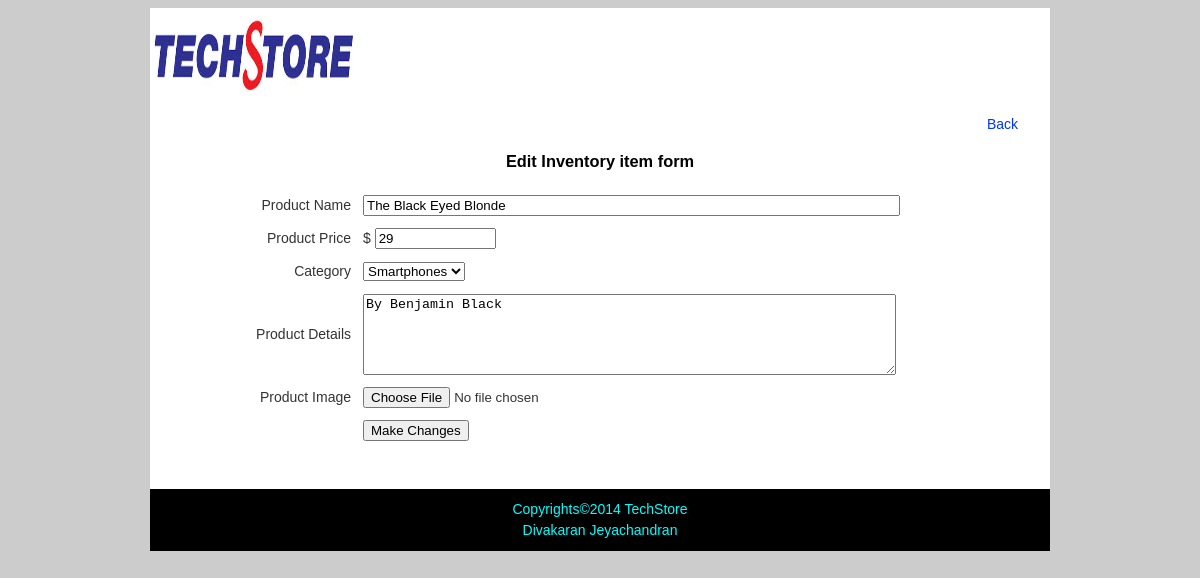
The app's page /storeAdmin/inventory_edit.php?pid=47 (signed in) with its own data.
### tables this page shows
CREATE TABLE IF NOT EXISTS `products` (
  `id` int(11) NOT NULL AUTO_INCREMENT,
  `product_name` varchar(255) NOT NULL,
  `price` varchar(16) NOT NULL,
  `details` text NOT NULL,
  `category` varchar(16) NOT NULL,
  `date_added` date NOT NULL,
  PRIMARY KEY (`id`),
  UNIQUE KEY `product_name` (`product_name`)
);

### storeAdmin/inventory_edit.php (the view, shortened to what this page needs)
<?php
if (isset($_GET['pid'])) {
	$targetID = $_GET['pid'];
    $sql = mysql_query("SELECT * FROM products WHERE id='$targetID' LIMIT 1");
    $productCount = mysql_num_rows($sql);
    if ($productCount > 0) {
	    while($row = mysql_fetch_array($sql)){
			 $product_name = $row["product_name"];
			 $price = $row["price"];
			 $details = $row["details"];
        }
    } else {
	    echo "Sorry! That item does not exist.";
		exit();
    }
}
?>
<!DOCTYPE html PUBLIC "-//W3C//DTD XHTML 1.0 Transitional//EN" "http://www.w3.org/TR/xhtml1/DTD/xhtml1-transitional.dtd">
<html xmlns="http://www.w3.org/1999/xhtml">
<head>
<link rel="stylesheet" href="../style/style.css" type="text/css"/>
</head>
<body>
<center>
<div id="mainWrapper">
    <?php include_once("../header.php"); ?>
    <div id="pageContent">
    <div align="right" style="margin-right:32px"><a href="inventory_list.php">Back</a></div>
    <h3>
    Edit Inventory item form
    </h3>
    <form action="inventory_edit.php" enctype="multipart/form-data" name="myForm" id="myform" method="post">
    <table width="90%" border="0" cellspacing="0" cellpadding="6">
      <tr>
        <td width="20%" align="right">Product Name</td>
        <td width="80%"><label>
          <input name="product_name" type="text" id="product_name" size="64" value="<?php echo $product_name; ?>" />
        </label></td>
      </tr>
      <tr>
        <td align="right">Product Price</td>
        <td><label>
          $
          <input name="price" type="text" id="price" size="12" value="<?php echo $price; ?>" />
        </label></td>
      </tr>
      <tr>
        <td align="right">Category</td>
        <td><label>
          <select name="category" id="category">
          <option value="Smartphones">Smartphones</option>
          </select>
        </label></td>
      </tr>
      <tr>
        <td align="right">Product Details</td>
        <td><label>
          <textarea name="details" id="details" cols="64" rows="5"><?php echo $details; ?></textarea>
        </label></td>
      </tr>
      <tr>
        <td align="right">Product Image</td>
        <td><label>
          <input type="file" name="fileField" id="fileField" />
        </label></td>
      </tr>
      <tr>
        <td>&nbsp;</td>
        <td><label>
          <input type="submit" name="button" id="button" value="Make Changes" />
        </label></td>
      </tr>
    </table>
    </form>
    <br />
  <br />
    </div>
    <?php include_once("../footer.php"); ?>
</div>
</center>
</body>
</html>

### style/style.css (style rules this page uses)
a { font-family: "Arial Black", Gadget, sans-serif; color: #00F; }
a:link { text-decoration: none; color: #03F; }
body,td,th { font-family: Arial, Helvetica, sans-serif; font-size:14px; color:#333; line-height:1.5em; }
body { background-color:#CCC; }
#mainWrapper { width:900px; background-color:#FFF; }
#pageContent { color:#000; width:900px; height:auto;; }

### records on screen
products: product_name "The Black Eyed Blonde", price "29", details "By Benjamin Black"
